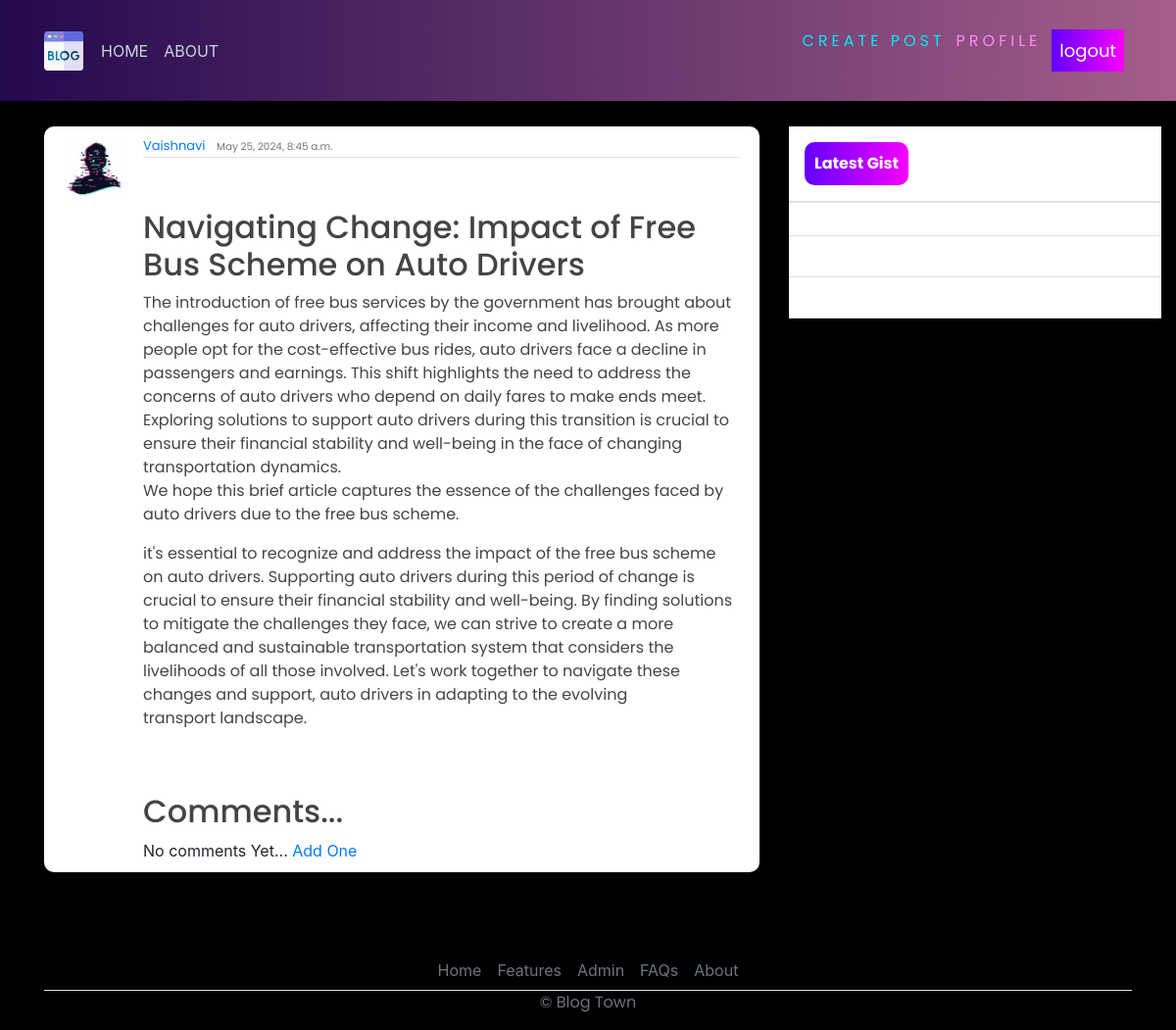
The page /post/48/ (signed in) on the database its author committed.
### blog/models.py (models this page shows, shortened)
class Post(models.Model):
    title = models.CharField(max_length=200)
    intro = models.TextField(default="Intro")
    content = models.TextField()
    date_posted = models.DateTimeField(auto_now_add = True)
    author = models.ForeignKey(User, on_delete=models.CASCADE)

### users/models.py (models this page shows, shortened)
class Profile(models.Model):
    user = models.OneToOneField(User, on_delete=models.CASCADE)
    image = models.ImageField(default='default.jpg', upload_to='profile_pics')

### blog/views.py (the view)
# urls.py: path('post/<int:pk>/', PostDetailView.as_view(), name="blog-detail"),
class PostDetailView(LoginRequiredMixin, DetailView):
    model = Post

### blog/templates/blog/post_detail.html (shortened to what this page needs)
{% extends 'blog/base.html' %}
{% block content %}
        <br>
        <br>
        <article class="media content-section">
            <img class="rounded-cirlce article-img" src="{{ object.author.profile.image.url }}" alt="">
            <div class="media-body">
              <div class="article-metadata">
                <a class="mr-2" href="#">{{ object.author }}</a>
                <small class="text-muted">{{ object.date_posted }}</small> <br>
              </div>
              <br>
              <br>
              <h2><a class="article-title" href="#">{{ object.title }}</a></h2>
              <p class="article-content">{{object.intro}}</p>
              <p class="article-content">{{ object.content }}</p>
              <br>
              <br>
              <h2>Comments...</h2>
              {% if not object.comments.all %}
                No comments Yet... <a href = "{% url 'add_comment' object.pk %}">
                  Add One</a>
              {% endif %}
            </div>
            <br>
          </article>
{% endblock content %}

### blog/static/blog/main.css (style rules this page uses)
body { background-color: rgb(0, 0, 0); margin-top: 5rem; background-size: contain; background-repeat: no-repeat; }
h1, h2, h3, h4, h5, h6, p { color: #444444; font-family: 'Poppins', sans-serif; }
.content-section { background: #ffffff; padding: 10px 20px; border-radius: 10px; margin-bottom: 20px; }
.article-title { color: #444444; }
.article-content { white-space: pre-line; }
.article-img { height: 65px; width: 65px; margin-right: 16px; }
.article-metadata { font-family: 'Poppins', sans-serif; padding-bottom: 1px; margin-bottom: 4px; font-size: 13px; border-bottom: 1px solid #e3e3e3 }

### rows shown on the page
Post: author.profile.image (placeholder picture), author "Vaishnavi", date_posted "May 25, 2024, 8:45 a.m.", title "Navigating Change: Impact of Free Bus Scheme on Auto Drivers", intro "The introduction of free bus services by the government has brought about challenges for auto drivers, affecting their income and livelihood. As more people opt for the cost-effective bus rides, auto drivers face a decline in passengers and earnings. This shift highlights the need to address the concerns of auto drivers who depend on daily fares to make ends meet. Exploring solutions to support auto drivers during this transition is crucial to ensure their financial stability and well-being in the face of changing transportation dynamics. We hope this brief article captures the essence of the challenges faced by auto drivers due to the free bus scheme.", content "it's essential to recognize and address the impact of the free bus scheme on auto drivers. Supporting auto drivers during this period of change is crucial to ensure their financial stability and well-being. By finding solutions to mitigate the challenges they face, we can strive to create a more balanced and sustainable transportation system that considers the livelihoods of all those involved. Let's work together to navigate these changes and support, auto drivers in adapting to the evolving transport landscape."
